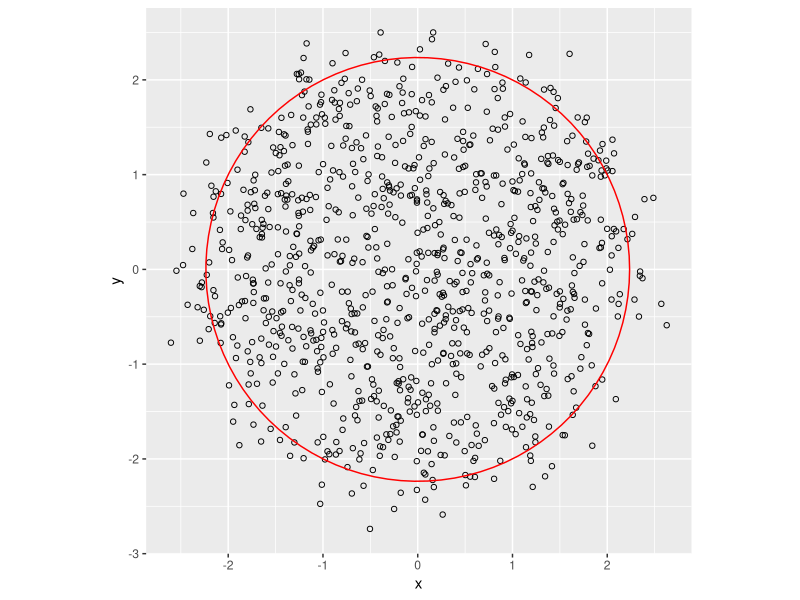

This chart was generated by the following R code: (Note: this script raises an error after producing the figure.)
require(tidyverse)
require(magrittr)
require(bayesplot)
require(loo)
require(readxl)
require(plyr)
require(ggrepel)
library(cowplot)
library(truncnorm)

## Visualize the data generation process
n <- 1000
true_Rsquared <- 5
true_sigma <- 1.25
#
u <- runif(n, 0, true_Rsquared)
r <- u + rnorm(n, sd = true_sigma)
theta <- runif(n, 0, 2*pi)
#
ggplot2::ggplot() +
  geom_point(data = data.frame(x = sign(r)*sqrt(abs(r))*cos(theta), y = sign(r)*sqrt(abs(r))*sin(theta)),
             aes(x = x, y = y), shape = 1) +
  geom_path(data = data.frame(R = true_Rsquared) %>%
              plyr::ddply(.(R), function(d){
                data.frame(x = sqrt(d$R)*cos(seq(0, 2*pi, length.out = 100)),
                           y = sqrt(d$R)*sin(seq(0, 2*pi, length.out = 100)))
              }),
            aes(x = x, y = y), alpha = 1, colour = "red") +
  coord_fixed()


#############################################################################################
# hyper-parameters
m <- 3
k <- 1
alpha <- 5/2
beta <- 5/2

#
rpareto <- function(m, k, trunc = NULL){
  p <- m*(1 - runif(1))^(-1/k)
  if(!is.null(trunc)){
    while(p > trunc){
      p <- m*(1 - runif(1))^(-1/k)
    }
  }
  return(p)
}

#
uni_pareto_gibbs <- function(S, r, m, k, alpha, beta, burn_in = min(1000, S / 2), thin = 5){
  # Reparametrize X matrix to squared radius values
  Rsq <- r
  n <- length(Rsq)
  R <- rep(1, S)
  U <- matrix(0, nrow = S, ncol = n)
  U[1, ] <- runif(n, 0, R)
  sigma <- rep(1, S)
  #
  U_curr <- U[1, ]
  R_curr <- R[1]
  sigma_curr <- sigma[1]
  for(s in 1:S){
    # Sample from full conditional of the inner radius
    R_curr <- rpareto(max(c(U_curr, m)), k + n)
    R[s] <- R_curr
    # Sample from full conditional of U values
    U_curr <- truncnorm::rtruncnorm(n, a = 0, b = R_curr, mean = Rsq, sd = sigma_curr)
    U[s, ] <- U_curr
    # Sample from full conditional of sigma
    sigma_curr <-  sqrt(1/rgamma(1,shape=n/2+alpha, rate=0.5*sum((Rsq-U_curr)^2)+beta))#complete this line
    sigma[s] <- sigma_curr
  }
  return(list(R = R[seq(burn_in, S, by = thin)], 
              U = U[seq(burn_in, S, by = thin), ], 
              sigma = sigma[seq(burn_in, S, by = thin)]))
}
#
gibbs_samps <- uni_pareto_gibbs(S = 100000, r, m, k, alpha, beta, burn_in=2000)


## Exercise 1: Complete the Gibbs sampling step for sigma.

# visualize our samples along with the data
ggplot2::ggplot() +
  geom_point(data = data.frame(x = sign(r)*sqrt(abs(r))*cos(theta), y = sign(r)*sqrt(abs(r))*sin(theta)),
             aes(x = x, y = y), shape = 1) +
  geom_path(data = data.frame(R = gibbs_samps$R) %>%
              plyr::ddply(.(R), function(d){
                data.frame(x = sqrt(d$R)*cos(seq(0, 2*pi, length.out = 100)),
                           y = sqrt(d$R)*sin(seq(0, 2*pi, length.out = 100)))
              }),
            aes(x = x, y = y), alpha = 0.005, colour = "blue") +
  geom_path(data = data.frame(R = true_Rsquared) %>%
              plyr::ddply(.(R), function(d){
                data.frame(x = sqrt(d$R)*cos(seq(0, 2*pi, length.out = 100)),
                           y = sqrt(d$R)*sin(seq(0, 2*pi, length.out = 100)))
              }),
            aes(x = x, y = y), alpha = 1, colour = "red") +
  coord_fixed()


## Exercise 2: Make a plot to visualize the marginal posterior density of R^2. How does this
# density compare to the true value of R^2
hist(gibbs_samps$R) # marginal posterior density of R
abline(v = 5, col=c("red"), lty=2, lwd=c(1))
legend("topright", legend=c("Density", "True R square"), col=c("black", "red"), lty=1:2, cex=0.8, bg="transparent", bty = "n")
# true_Rsquared is 5

## Exercise 3: Make a plot to visualize the marginal posterior density of sigma^2. How does this 
# density compare to the true value of sigma^2
hist((gibbs_samps$sigma)^2)
abline(v = 1.25^2, col=c("red"), lty=2, lwd=c(1))
legend("topright", legend=c("Density", "True Sigma square"), col=c("black", "red"), lty=1:2, cex=0.8, bg="transparent", bty = "n")
# true_sigma is 1.25^2 = 1.5625

## Exercise 4: Make a contour plot to visualize the bivariate posterior density of R^2 and sigma^2
# Indicate this truth on the plot
df <- data.frame(rsq=gibbs_samps$R, sigmasq=(gibbs_samps$sigma)^2)
ggplot(df, aes(x=rsq,y=sigmasq)) + 
  #geom_point() +
  #theme_cowplot(12)
  geom_density_2d()+
  geom_point(aes(x=5, y=1.5625), colour="red", size = 3)+
  ggtitle(expression(paste('Contour Plot of Bivaraite Poseterior density ',R^2,' and ', sigma^2)))

# comment on the posterio
